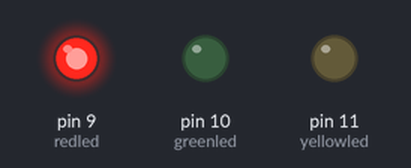
Simulated run of this sketch. Board: Arduino Uno, built with avr-gcc and run on an emulated ATmega328P. On the bench: output pins drawn as LEDs (lit = HIGH).

Above: at 0.2 s.
At 2.2 s:
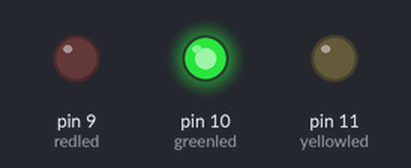
At 4.5 s:
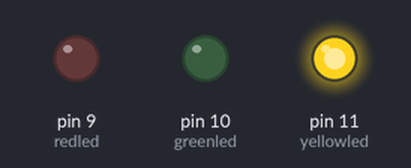
Timing chart, 0 to 6.9 s (numbered marks = the images above):
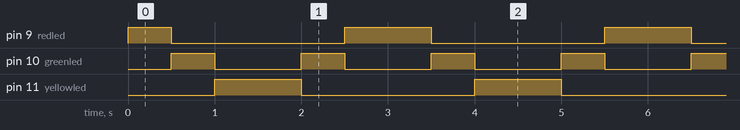

Measured:
- by itself, pin 9 (redled): repeats every 3.0 s: LOW 2.0 s, HIGH 1.0 s
- by itself, pin 10 (greenled): alternates HIGH for 0.50 s and LOW for 1.0 s
- by itself, pin 11 (yellowled): alternates HIGH for 1.0 s and LOW for 2.0 s

The sketch:

led_train_-_two_directions.ino
```cpp
/* this project targets lead train application for three leds in two directions (forward and backward)*/

int redled = 9;
int greenled = 10;
int yellowled = 11;


void setup() {
  // put your setup code here, to run once:
  pinMode(redled,OUTPUT);
  pinMode(greenled,OUTPUT);
  pinMode(yellowled,OUTPUT);
}

void loop() {
// put your main code here, to run repeatedly:
// forward direction control of leds
       digitalWrite(redled,HIGH);
       digitalWrite(greenled,LOW);
       digitalWrite(yellowled,LOW);
       delay(500);
       digitalWrite(redled,LOW);
       digitalWrite(greenled,HIGH);
       digitalWrite(yellowled,LOW);
       delay(500);
       digitalWrite(redled,LOW);
       digitalWrite(greenled,LOW);
       digitalWrite(yellowled,HIGH);
       delay(500);
//backward direction control of leds
       digitalWrite(redled,LOW);
       digitalWrite(greenled,LOW);
       digitalWrite(yellowled,HIGH);
       delay(500);
       digitalWrite(redled,LOW);
       digitalWrite(greenled,HIGH);
       digitalWrite(yellowled,LOW);
       delay(500);
       digitalWrite(redled,HIGH);
       digitalWrite(greenled,LOW);
       digitalWrite(yellowled,LOW);
       delay(500);
}
```
